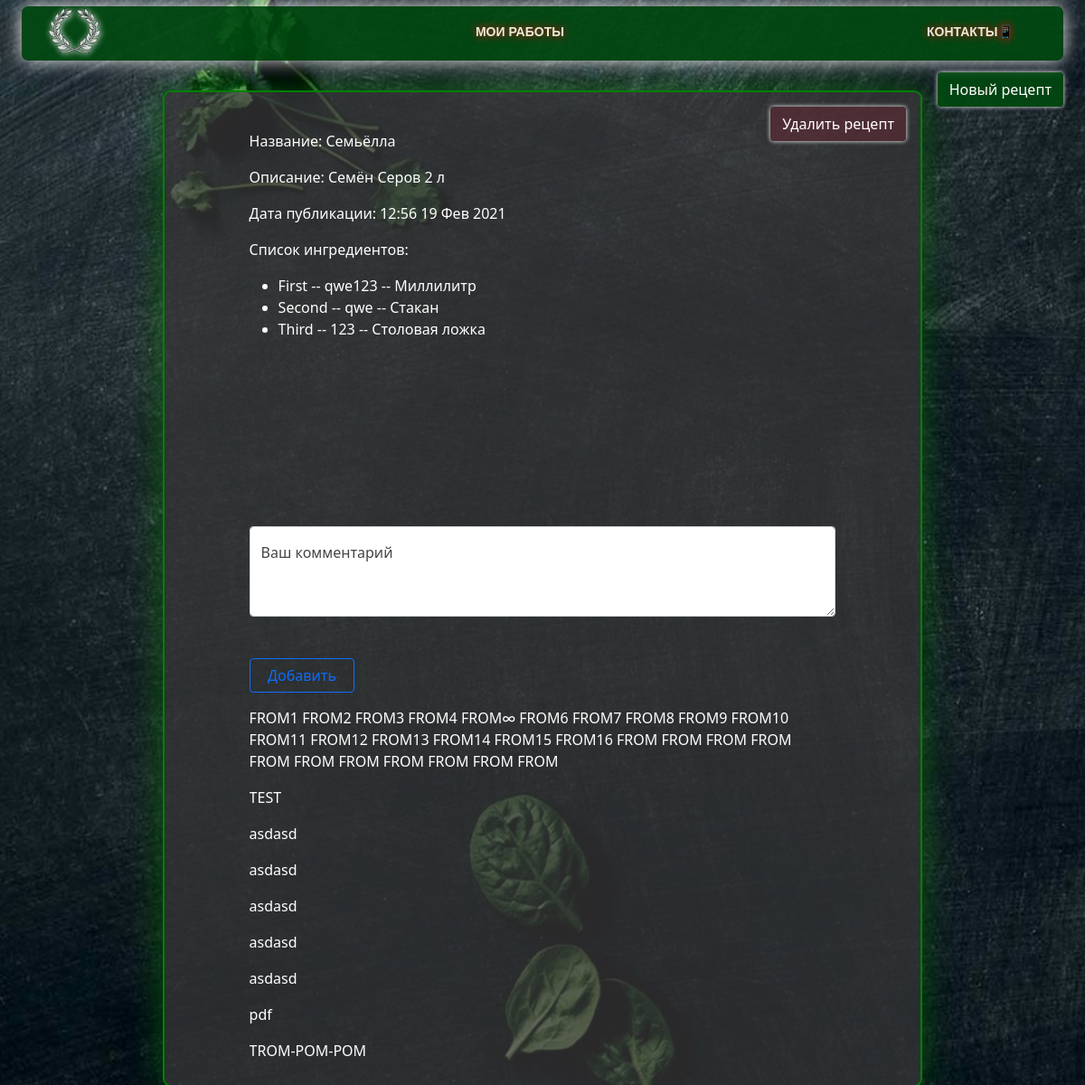
/recept/62/, run on the app's committed database.
### gluten/models.py (models this page shows, shortened)
class Recept(models.Model):
    name = models.CharField(default='',max_length=200)
    types = models.ForeignKey(Categor,default=0,on_delete=models.CASCADE)
    comp = jsonfield.JSONField(default='')
    description = models.CharField(default='',max_length=200)
    pub_date = models.DateTimeField(default=now,blank=True)
    likes = models.IntegerField(default=0)
    img = models.ImageField(upload_to ='uploads/', default='none.png')

class Comment(models.Model):
    recept = models.ForeignKey(Recept, on_delete=models.CASCADE)
    comment_text = models.CharField(default='Default',max_length=200)
    img = models.ImageField(upload_to ='uploads/Comments/', blank=True)
    pub_date = models.DateTimeField(default=now,blank=True)

### gluten/views.py (the view)
# urls.py: path('recept/<int:recept_id>/', views.CurRec, name='recept'),
def CurRec(request, recept_id):
    try:
        data =[]
        data.append(list(Recept.objects.filter(id=recept_id).values()))
        data.append(list(Text.objects.filter(recept=recept_id).values()))
        data.append(list(Comment.objects.filter(recept=recept_id).values().order_by('-pub_date')))
    except Recept.DoesNotExist:
        raise Http404("Recept does not exist")
    return render(request, 'recept.html', {'recept': data})

### templates/recept.html (shortened to what this page needs)
{% extends 'base.html' %}
{% load static %}
{% block content %}
<div id="recept">
    <button type="button" onclick="location.href = '/delete/{{ recept.0.0.id }}/'" class="btn btn-primary del_recept">
        Удалить рецепт
    </button>
    <div id="recept_block">
        <div class="recept_content">
            <p>Название: {{ recept.0.0.name }}</p>
            <p>Описание: {{ recept.0.0.description }}</p>
            <p>Дата публикации: {{recept.0.0.pub_date|time:"H:i"}} {{ recept.0.0.pub_date|date:"d M Y" }}</p>
            <p>Список ингредиентов:</p>
            <ul class="">
                {% for item in recept.0.0.comp %}
                <li>{{ item.name }} -- {{ item.size }} -- {{ item.measure }}</li>
                {% endfor %}
            </ul>
            <svg><use xlink:href="{% static 'like-svgrepo-com.svg' %}"></use></svg>
            <p><img src="" ></p>
        </div>
        <form action="{% url 'add_com' recept.0.0.id %}" method="post" enctype="multipart/form-data">
            <div class="mb-3">
                <div class="form-floating">
                    <textarea  name="text" class="form-control" placeholder="Leave a comment here" id="floatingTextarea2" style="height: 100px"></textarea>
                    <label style="color: #444;" for="floatingTextarea2">Ваш комментарий</label>
                </div>
                <br>
                <button type="submit" class="btn btn-outline-primary">Добавить</button>
            </div>
        </form>
        {% for item in recept.2 %}
            <div class="">
                <p class="comments_list">{{ item.comment_text }}</p>
            </div>
        {% endfor %}
    </div>
</div>
{% endblock %}

### static/css/style.css (style rules this page uses)
#recept { background-color: rgba(55, 55, 55, 0.75); border: 2px solid green; box-shadow: 0 0 38px rgba(0, 128, 0, 0.59); width: 70%; margin: 0 auto; margin-top: 3%; border-radius: 9px; position: relative; }
#recept .del_recept { position: absolute; right: 1em; top: 1em; color: #fff; border-color: #49491010; background-color: rgba(96, 41, 53, 0.61); box-shadow: 0 0 5px rgb(255, 255, 255); }
#recept #recept_block { width: 80%; margin: 0 auto; padding: 10px; padding-top: 5%; }
#recept #recept_block form button { margin-top: 22px; margin-right: auto; width: 18%; }
#recept .recept_content { color: #ffffff; }
#recept #recept_block .comments_list { -moz-hyphens: auto; -webkit-hyphens: auto; -ms-hyphens: auto; hyphenate-limit-chars: 6 3 2; overflow: scroll; max-width: 100%; }
.div { background-image: url(../Background_image.jpg); background-position: center center; background-repeat: no-repeat; background-attachment: fixed; background-size: cover; background-color: #000000; color: #fff; }
* { box-sizing: border-box; }

### data on the page
Recept: name "Семьёлла", description "Семён Серов 2 л", pub_date "12:56", pub_date "19 Фев 2021"
Comment: comment_text "FROM1 FROM2 FROM3 FROM4 FROM∞ FROM6 FROM7 FROM8 FROM9 FROM10 FROM11 FROM12 FROM13 FROM14 FROM15 FROM16 FROM FROM FROM FROM FROM FROM FROM FROM FROM FROM FROM"
Comment: comment_text "TEST"
Comment: comment_text "asdasd"
Comment: comment_text "asdasd"
Comment: comment_text "asdasd"
Comment: comment_text "asdasd"
Comment: comment_text "asdasd"
Comment: comment_text "pdf"
Comment: comment_text "TROM-POM-POM"

### other printed values
{{ item.name }} "First" "Second" "Third"
{{ item.size }} "qwe123" "qwe" "123"
{{ item.measure }} "Миллилитр" "Стакан" "Столовая ложка"
